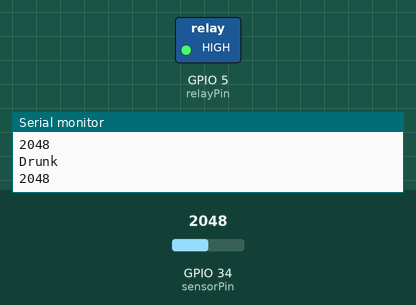
Recording of a sketch running on a simulated ESP32. Parts: switched loads named in the sketch (green lamp = pin HIGH), the last lines printed to the serial monitor. The test bench sets the inputs (shaded band); at power-on: GPIO 34 (sensorPin) = 2048.

Above: at 5.8 s.
5.9 s: GPIO 34 (sensorPin) set to 2544
11.9 s: GPIO 34 (sensorPin) set to 2661
At 15.6 s:
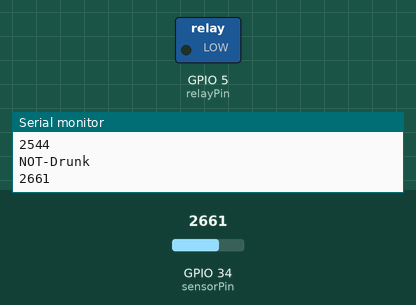
17.9 s: GPIO 34 (sensorPin) set to 2560
At 25.6 s:
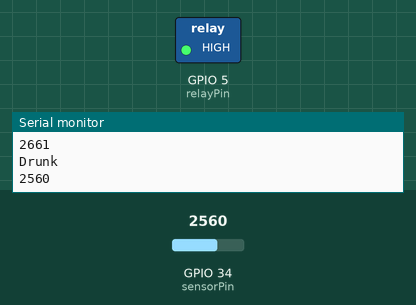
26.5 s: GPIO 34 (sensorPin) set to 2640
At 30.6 s:
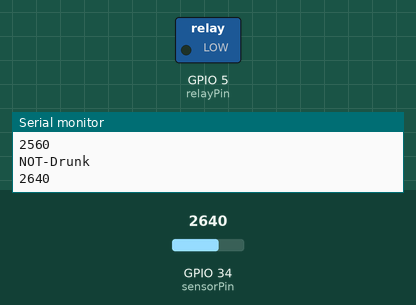
Timing chart, 0 to 32.1 s (numbered marks = the images above; inputs shaded):
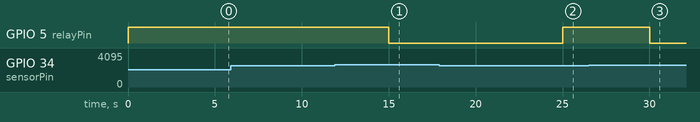

The sketch:

fullcode.ino
```cpp
const int sensorPin = 34;   // Analog pin (ADC) for MQ sensor
const int relayPin = 5;

void setup() {
  pinMode(sensorPin, INPUT);
  pinMode(relayPin, OUTPUT);
  Serial.begin(115200);  // Initialize serial communication for debugging
}

void loop() {
  // Read the sensor value
  int x = analogRead(sensorPin);

  if (x < 2600) {
    digitalWrite(relayPin, HIGH);
    Serial.println("Drunk");
    Serial.println(x);
    delay(5000);
  } else {
    digitalWrite(relayPin, LOW);
    Serial.println("NOT-Drunk");
    Serial.println(x);
    delay(10000);
  }


}
```

Measured:
- the behaviour switches between 2599 and 2600 on GPIO 34 (sensorPin) (found by bisection; images 0 and 1)
- after the input at 11.9 s, GPIO 5 (relayPin): HIGH → LOW after 3.1 s
- after the input at 17.9 s, GPIO 5 (relayPin): LOW → HIGH after 7.1 s
- after the input at 26.5 s, GPIO 5 (relayPin): HIGH → LOW after 3.5 s
